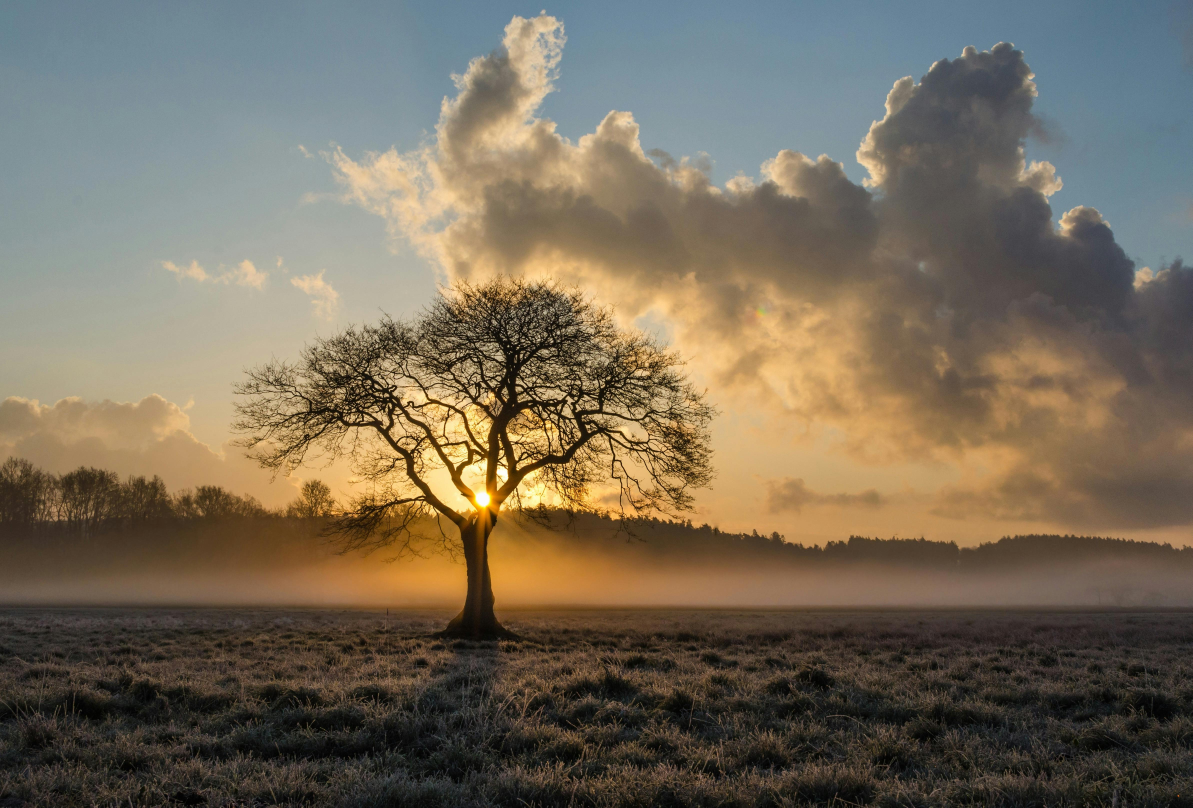
#> input picture OpenCV/nature.jpg, 4769 x 3231 px, found by its file name (shown at 1/4 size)
$ python mean_blurr.py
#> lines starting #> are read from the running program, lines starting #| are printed output that depends on the picture
import cv2

img = cv2.imread('OpenCV/nature.jpg')
#> img is the input picture: shape (3231, 4769, 3); mean B, G, R 90, 107.4, 118.1


resized_img = cv2.resize(img,(800,600))
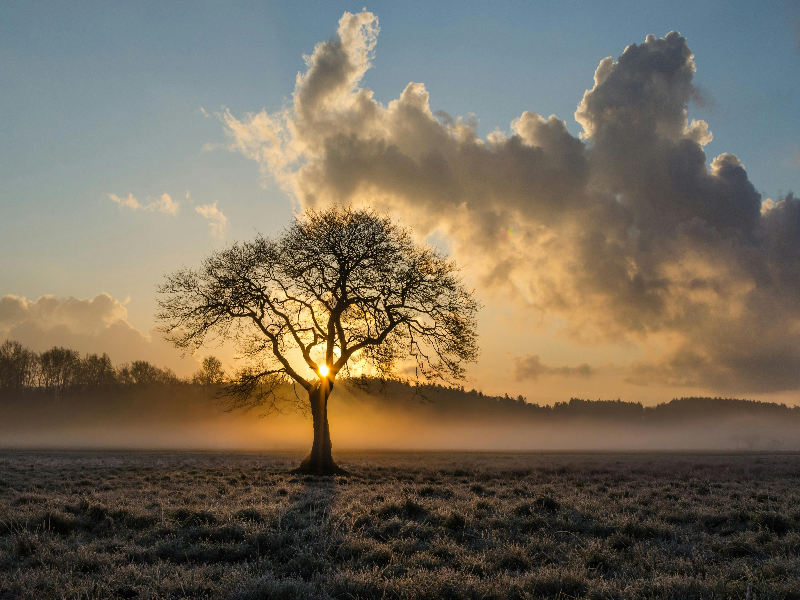
#> resized_img: shape (600, 800, 3); mean B, G, R 89.9, 107.3, 117.9

mean_blurred_img  = cv2.medianBlur(resized_img,11)
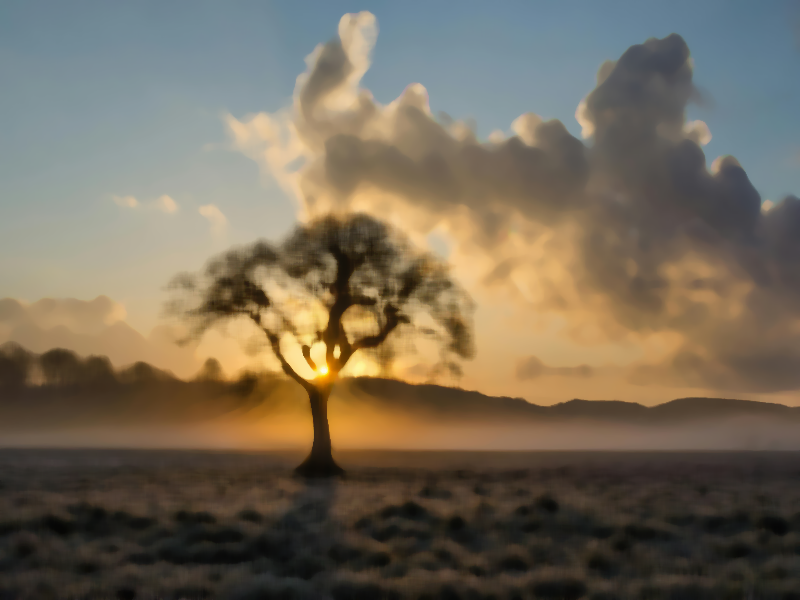
#> mean_blurred_img: shape (600, 800, 3); mean B, G, R 89.4, 106.9, 117.6

cv2.imshow("Original Image", resized_img)

cv2.imshow("Mean Blue Image", mean_blurred_img )

cv2.waitKey(0)

cv2.destroyAllWindows()

$ run again, with OpenCV/man.png saved as OpenCV/nature.jpg
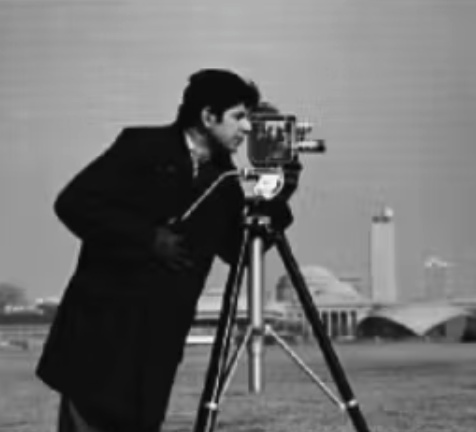
#> input picture OpenCV/man.png, 476 x 432 px, found by its file name
#> img is the input picture: shape (432, 476, 3); mean B, G, R 111, 111, 111
#> `resized_img = cv2.resize(img,(800,600))`:
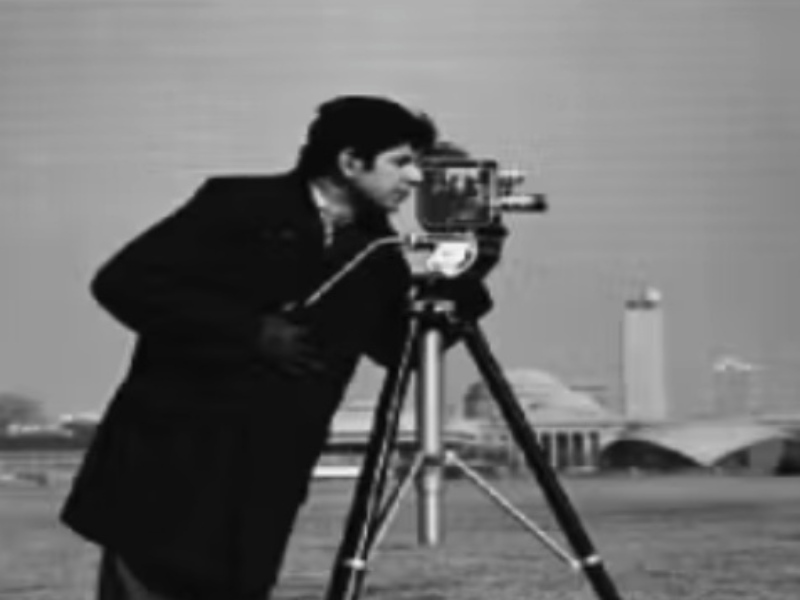
#> resized_img: shape (600, 800, 3); mean B, G, R 111, 111, 111
